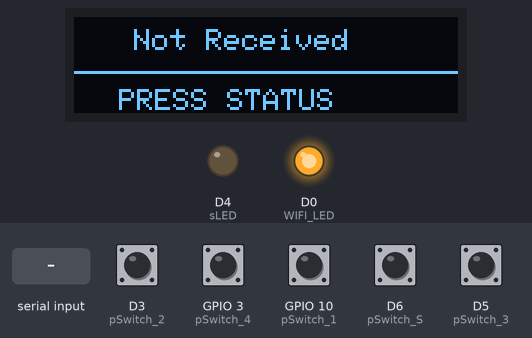
Bench run of a sketch on a simulated ESP8266 (NodeMCU). Parts: 128×32 one-colour display, output pins drawn as LEDs (lit = HIGH). The inputs (shaded band) are chosen by the test bench; at power-on: D3 (pSwitch_2), D5 (pSwitch_3), D6 (pSwitch_S), GPIO 3 (pSwitch_4), GPIO 10 (pSwitch_1) HIGH. The modem accepts every AT command (registered, SIM ready, sends succeed) and sends nothing else; what the sketch prints to the serial monitor is not drawn.

Above: at 11.8 s.
11.9 s: D3 (pSwitch_2) pulled LOW for 0.15 s
12.6 s: "0" received over the second serial link
At 16.0 s:
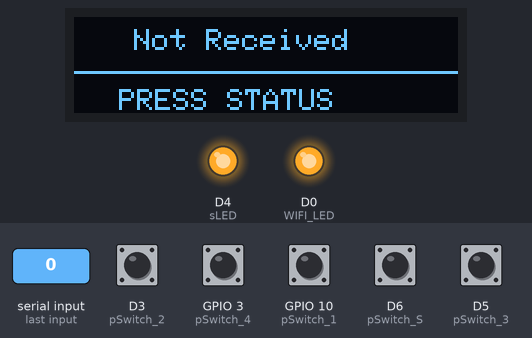
Timing chart, 0 to 20.1 s (numbered marks = the images above; inputs shaded):
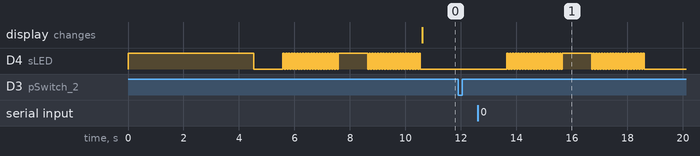

Measured:
- after the input at 11.9 s, every drawn part: stays the same

The sketch:

Code_NodeMCU_Lora_TX_feedback_07.ino
```cpp
 /**********************************************************************************
 *  TITLE: (Transmitting end) LoRa sketch to send signal using Buttons and display feedbacks on OLED
 *  Click on the following links to learn more.
 *  YouTube Video: https://youtu.be/jU5LDAQ5r2M
 *  Related Blog : https://iotcircuithub.com/tag/lora/
 *  by Tech StudyCell
 *
 *  Download the libraries
 *  Adafruit_SSD1306 2.5.1 Library:     https://github.com/adafruit/Adafruit_SSD1306
 **********************************************************************************/

#include <Arduino.h>
#include <SoftwareSerial.h>
#include <Adafruit_SSD1306.h>

String lora_band = "865000000"; //enter band as per your country
String lora_networkid = "5";    //enter Lora Network ID
String lora_address = "1";      //enter Lora address
String lora_RX_address = "2";   //enter Lora RX address

#define LORA_BAUD_RATE     115200      // Change baudrate to your need


SoftwareSerial mySerial(13, 15); // RX, TX  D7, D8

#define pSwitch_1 10  //SD3
#define pSwitch_2 0   //D3
#define pSwitch_3 14  //D5
#define pSwitch_4 3   //RX
#define pSwitch_S D6   //D6

#define WIFI_LED   16   //D0
#define sLED       2   //D4

#define SCREEN_WIDTH 128 // OLED display width, in pixels
#define SCREEN_HEIGHT 32 // OLED display height, in pixels

// Declaration for an SSD1306 display connected to I2C (SDA, SCL pins)
#define OLED_RESET     -1 // Reset pin # (or -1 if sharing Arduino reset pin)
Adafruit_SSD1306 display(SCREEN_WIDTH, SCREEN_HEIGHT, &Wire, OLED_RESET);

String pinStatus = "0000";
//String pinStatus_OLD = "0000";

int i;
String incomingString;
String tempString;
String feedString;
boolean rState;

void manual_control()
{
  if (digitalRead(pSwitch_1) == LOW){
      if(pinStatus.substring(0,1) == "0"){
        mySerial.println("AT+SEND="+ lora_RX_address +",2,A1");
      }
      else{
        mySerial.println("AT+SEND="+ lora_RX_address +",2,A0");
      }
      getFeedback();
    }
  else if (digitalRead(pSwitch_2) == LOW){
      if(pinStatus.substring(1,2) == "0"){
        mySerial.println("AT+SEND="+ lora_RX_address +",2,B1");
      }
      else{
        mySerial.println("AT+SEND="+ lora_RX_address +",2,B0");
      }
      getFeedback();
    }
  else if (digitalRead(pSwitch_3) == LOW){
      if(pinStatus.substring(2,3)== "0"){
        mySerial.println("AT+SEND="+ lora_RX_address +",2,C1");
      }
      else{
        mySerial.println("AT+SEND="+ lora_RX_address +",2,C0");
      }
      getFeedback();
    }
  else if (digitalRead(pSwitch_4) == LOW){
      if(pinStatus.substring(3,4)== "0"){
        mySerial.println("AT+SEND="+ lora_RX_address +",2,D1");
      }
      else{
        mySerial.println("AT+SEND="+ lora_RX_address +",2,D0");
      }
     getFeedback();
    }
  else if (digitalRead(pSwitch_S) == LOW){
     mySerial.println("AT+SEND="+ lora_RX_address +",2,FS");
     getFeedback();
  }
}

void getFeedback(){
  i = 0;
  incomingString = "";
  tempString = "";
  rState = true;
  digitalWrite(sLED, LOW);

  //Serial.print("Waiting for feedback");
  while(1){
    if(mySerial.available()>0){
      incomingString = mySerial.readString();
      Serial.println(incomingString);
      if(incomingString.indexOf('F') > 0) {
        tempString = incomingString.substring(incomingString.indexOf('F') + 1);
        pinStatus = tempString.substring(0, tempString.indexOf(','));
        Serial.println(pinStatus);
        rState = true; break;
      }
    }
    if (i == 40) {
      mySerial.println("AT+SEND="+ lora_RX_address +",2,FS");
    }
    if (i > 80) {
      rState = false; break;
    }
    delay(50);
    digitalWrite(sLED, !digitalRead(sLED));
    i++;
    }

    if(rState){
      digitalWrite(sLED, HIGH);
      displayStatus("Received...",relayState(pinStatus));
    }
    else{
      digitalWrite(sLED, LOW);
      displayStatus("Not Received","PRESS STATUS");
      //Serial.println("Not Received");
    }
}

String relayState(String state){
  feedString = "";
  if (state.substring(0,1) == "1"){ feedString = "ON  ";}
  else { feedString = "OFF ";}
  if (state.substring(1,2) == "1"){ feedString = feedString + "ON  ";}
  else { feedString = feedString + "OFF ";}
  if (state.substring(2,3) == "1"){ feedString = feedString + "ON  ";}
  else { feedString = feedString + "OFF ";}
  if (state.substring(3,4) == "1"){ feedString = feedString + "ON  ";}
  else { feedString = feedString + "OFF ";}
  return feedString;
}

void displayStatus(String text1, String text2){
  display.clearDisplay();
  display.setTextSize(1);
  display.setCursor(20,4);
  display.print(text1);

  display.drawLine(0,18, display.width()-1,18, WHITE);
  display.setCursor(15,24);
  display.print(text2);
  display.display();
}

void setup() {
  Serial.begin(9600);
  mySerial.begin(LORA_BAUD_RATE);

  pinMode(WIFI_LED, OUTPUT);
  pinMode(sLED, OUTPUT);

  pinMode(pSwitch_1, INPUT_PULLUP);
  pinMode(pSwitch_2, INPUT_PULLUP);
  pinMode(pSwitch_3, INPUT_PULLUP);
  pinMode(pSwitch_4, INPUT_PULLUP);
  pinMode(pSwitch_S, INPUT_PULLUP);

  digitalWrite(WIFI_LED, HIGH); //Turn off WiFi LED
  digitalWrite(sLED, HIGH);   //Turn on Status LED

  if(!display.begin(SSD1306_SWITCHCAPVCC, 0x3C)) {
    Serial.println(F("SSD1306 allocation failed"));
    for(;;);
  }
  delay(1000);
  display.setTextSize(1);
  display.setTextColor(WHITE);
  display.clearDisplay();


  delay(1500);
  mySerial.println("AT+BAND=" + lora_band);
  delay(500);
  mySerial.println("AT+ADDRESS=" + lora_address);
  delay(500);
  mySerial.println("AT+NETWORKID=" + lora_networkid);
  delay(1000);
  mySerial.println("AT+SEND="+ lora_RX_address +",2,FS");
  getFeedback();

  digitalWrite(sLED, LOW);
}

void loop() {
  manual_control();
}
```
